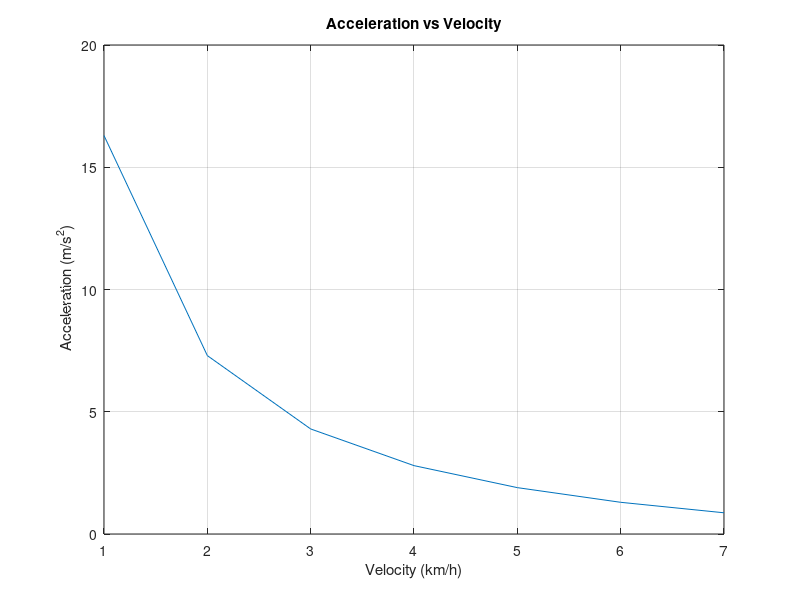

Write the MATLAB code that produced this figure.
%Matlab tutorial for Mechatronics Modelling Project 2015
%note that ";" tells matlab to execute the line but not output the result
%if "1+2;" is entered, the result is calculated but not printed

%Given values
max_power       = 100e3;
slope_degrees   = 10;
cart_kmh        = [1:1:7];  %runs the velocity values in increments of 1 up to and including 7
cart_mass       = 20e3;
pulley_diam     = 0.4;

%Initial Calculations
radius          = pulley_diam / 2;
cart_ms         = cart_kmh / 3.6;
angular_vel     = cart_ms / radius;
slope_radians   = slope_degrees * pi / 180;
max_torque      = max_power ./ angular_vel; % "./" is needed to divide a scalar by a vector similar to doing dot product
rope_tension    = max_torque / radius;
gravity         = 9.81;
gravity_load    = gravity * cart_mass * sin(slope_radians);
cart_accel      = (rope_tension - gravity_load) / cart_mass

%plotting a graph
plot(cart_kmh, cart_accel); %plots the resultant data with (kmh,acc) = (x,y)
grid on
title 'Acceleration vs Velocity'
xlabel 'Velocity (km/h)'
ylabel ' Acceleration (m/s^2)'